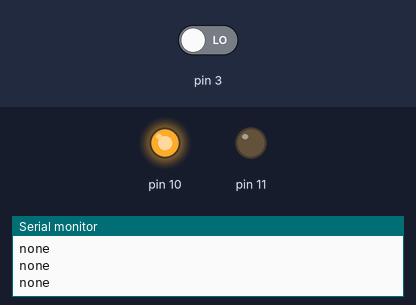
Recording of a sketch running on a simulated Arduino Uno, built with avr-gcc and run on an emulated ATmega328P. Parts: output pins drawn as LEDs (lit = HIGH), the last lines printed to the serial monitor. Inputs (shaded band) come from the test bench; at power-on: pin 3 LOW.

Above: at 1.2 s.
1.3 s: pin 3 driven HIGH
At 2.3 s:
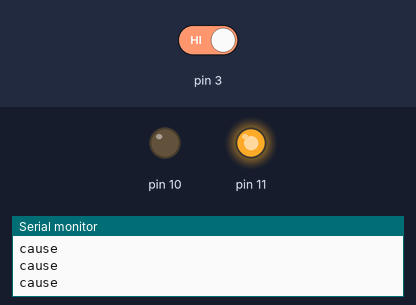
2.9 s: pin 3 driven LOW
At 3.6 s:
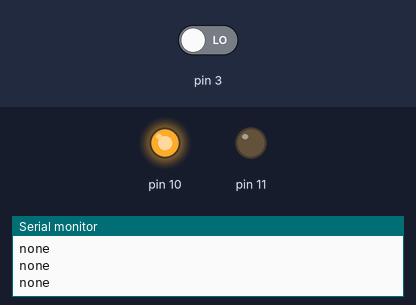
Timing chart, 0 to 5.9 s (numbered marks = the images above; inputs shaded):
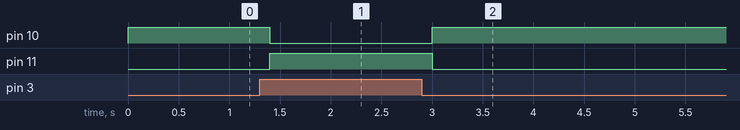

Measured:
- after the input at 1.3 s, pin 10: HIGH → LOW after 0.10 s; pin 11: LOW → HIGH after 0.10 s
- after the input at 2.9 s, pin 10: LOW → HIGH after 0.10 s; pin 11: HIGH → LOW after 0.10 s

The sketch:

surprising_jofo_luulia.ino
```cpp
// C++ code
//
void setup()
{
  pinMode(10, OUTPUT); //B
  pinMode(11, OUTPUT); //R
  pinMode(3, INPUT);
  digitalWrite(3, LOW); // 처음에 PIR 꺼두기

  Serial.begin(9600);
}

void loop()
{
  int val = digitalRead(3);
  if (val == 1) {
    digitalWrite(11, 1);
    digitalWrite(10, 0);
    Serial.println("cause");
  }
  else {
    digitalWrite(11, 0);
    digitalWrite(10, 1);
    Serial.println("none");
  }
  delay(200);
}
```
